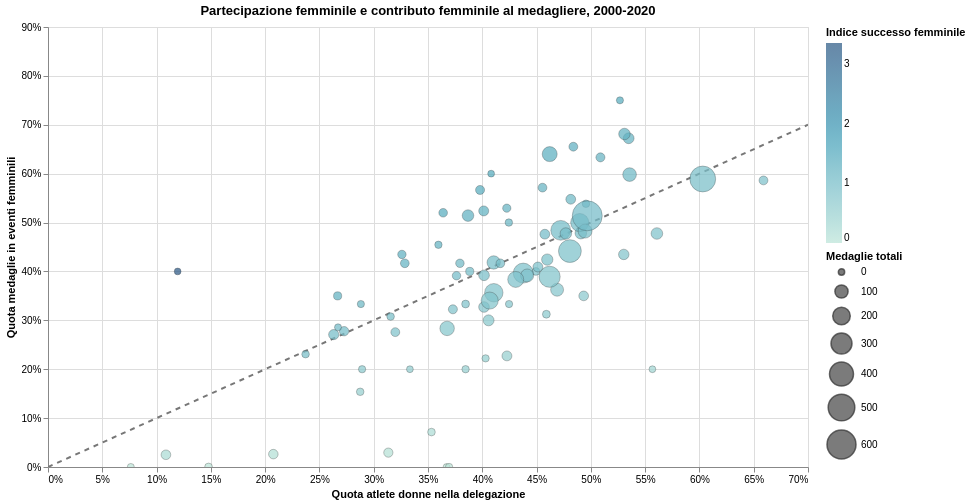

Notebook cell for this chart:
### Markdown cell above
## 6. Partecipazione femminile vs rendimento femminile

Questo scatter confronta, per ogni paese dal 2000 in poi:

- asse X: quota di atlete donne nella delegazione;
- asse Y: quota di medaglie vinte in eventi femminili;
- dimensione: totale medaglie vinte.

I paesi sopra la diagonale hanno una quota di medaglie femminili superiore alla quota di atlete donne: in termini descrittivi, il contributo femminile al medagliere e' particolarmente forte.

### Code cell
scatter_data = country_recent.loc[
    (country_recent["total_medals"] >= 5)
    & country_recent["female_athlete_share"].notna()
    & country_recent["female_medal_share"].notna()
].copy()

base = alt.Chart(scatter_data)

points = base.mark_circle(opacity=0.72, stroke="#333", strokeWidth=0.4).encode(
    x=alt.X(
        "female_athlete_share:Q",
        title="Quota atlete donne nella delegazione",
        axis=alt.Axis(format="%"),
        scale=alt.Scale(domain=[0, 0.7]),
    ),
    y=alt.Y(
        "female_medal_share:Q",
        title="Quota medaglie in eventi femminili",
        axis=alt.Axis(format="%"),
        scale=alt.Scale(domain=[0, 0.9]),
    ),
    size=alt.Size(
        "total_medals:Q",
        title="Medaglie totali",
        scale=alt.Scale(range=[40, 900]),
    ),
    color=alt.Color(
        "female_success_index:Q",
        title="Indice successo femminile",
        scale=alt.Scale(scheme="tealblues"),
    ),
    tooltip=[
        alt.Tooltip("country:N", title="Paese"),
        alt.Tooltip("female_athlete_share:Q", title="Quota atlete", format=".1%"),
        alt.Tooltip("female_medal_share:Q", title="Quota medaglie femm.", format=".1%"),
        alt.Tooltip("female_success_index:Q", title="Indice successo", format=".2f"),
        alt.Tooltip("female_medals:Q", title="Medaglie femm.", format=",.0f"),
        alt.Tooltip("total_medals:Q", title="Medaglie totali", format=",.0f"),
    ],
)

diagonal = alt.Chart(pd.DataFrame({"x": [0, 0.7], "y": [0, 0.7]})).mark_line(
    strokeDash=[5, 5], color="#777"
).encode(x="x:Q", y="y:Q")

scatter_chart = (diagonal + points).properties(
    width=760,
    height=440,
    title="Partecipazione femminile e contributo femminile al medagliere, 2000-2020",
).interactive()

scatter_chart

### Figure 1 — Vega-Lite specification as saved in the notebook (floating-point values rounded to 4 significant figures)
{"config": {"view": {"continuousWidth": 300, "continuousHeight": 300}}, "layer": [{"data": {"name": "data-e6e68d03227a63f768cee97ef9fc4a64"}, "mark": {"type": "line", "color": "#777", "strokeDash": [5, 5]}, "encoding": {"x": {"field": "x", "type": "quantitative"}, "y": {"field": "y", "type": "quantitative"}}, "name": "view_66a7db267ed521d1_0"}, {"data": {"name": "data-c4ddb73ac0660e7ca00e8efbc55a2795"}, "mark": {"type": "circle", "opacity": 0.72, "stroke": "#333", "strokeWidth": 0.4}, "encoding": {"color": {"field": "female_success_index", "scale": {"scheme": "tealblues"}, "title": "Indice successo femminile", "type": "quantitative"}, "size": {"field": "total_medals", "scale": {"range": [40, 900]}, "title": "Medaglie totali", "type": "quantitative"}, "tooltip": [{"field": "country", "title": "Paese", "type": "nominal"}, {"field": "female_athlete_share", "format": ".1%", "title": "Quota atlete", "type": "quantitative"}, {"field": "female_medal_share", "format": ".1%", "title": "Quota medaglie femm.", "type": "quantitative"}, {"field": "female_success_index", "format": ".2f", "title": "Indice successo", "type": "quantitative"}, {"field": "female_medals", "format": ",.0f", "title": "Medaglie femm.", "type": "quantitative"}, {"field": "total_medals", "format": ",.0f", "title": "Medaglie totali", "type": "quantitative"}], "x": {"axis": {"format": "%"}, "field": "female_athlete_share", "scale": {"domain": [0, 0.7]}, "title": "Quota atlete donne nella delegazione", "type": "quantitative"}, "y": {"axis": {"format": "%"}, "field": "female_medal_share", "scale": {"domain": [0, 0.9]}, "title": "Quota medaglie in eventi femminili", "type": "quantitative"}}}], "height": 440, "params": [{"name": "param_1e9efca18e7a2868", "select": {"type": "interval", "encodings": ["x", "y"]}, "bind": "scales", "views": ["view_66a7db267ed521d1_0"]}], "title": "Partecipazione femminile e contributo femminile al medagliere, 2000-2020", "width": 760, "$schema": "https://vega.github.io/schema/vega-lite/v6.4.1.json", "datasets": {"data-e6e68d03227a63f768cee97ef9fc4a64": [{"x": 0.0, "y": 0.0}, {"x": 0.7, "y": 0.7}], "data-c4ddb73ac0660e7ca00e8efbc55a2795": [{"country_noc": "ALG", "country": "Algeria", "female_medals": 2.0, "male_medals": 8.0, "mixed_other_medals": 0.0, "total_medals": 10.0, "female_athletes": 92, "male_athletes": 226, "total_athletes": 318, "female_medal_share": 0.2, "female_athlete_share": 0.2893, "female_success_index": 0.6913}, {"country_noc": "ARG", "country": "Argentina", "female_medals": 10.0, "male_medals": 14.0, "mixed_other_medals": 3.0, "total_medals": 27.0, "female_athletes": 327, "male_athletes": 668, "total_athletes": 995, "female_medal_share": 0.4167, "female_athlete_share": 0.3286, "female_success_index": 1.268}, {"country_noc": "ARM", "country": "Armenia", "female_medals": 0.0, "male_medals": 16.0, "mixed_other_medals": 0.0, "total_medals": 16.0, "female_athletes": 21, "male_athletes": 121, "total_athletes": 142, "female_medal_share": 0.0, "female_athlete_share": 0.1479, "female_success_index": 0.0}, {"country_noc": "AUS", "country": "Australia", "female_medals": 122.0, "male_medals": 130.0, "mixed_other_medals": 12.0, "total_medals": 264.0, "female_athletes": 1362, "male_athletes": 1522, "total_athletes": 2884, "female_medal_share": 0.4841, "female_athlete_share": 0.4723, "female_success_index": 1.025}, {"country_noc": "AUT", "country": "Austria", "female_medals": 9.0, "male_medals": 8.0, "mixed_other_medals": 4.0, "total_medals": 21.0, "female_athletes": 191, "male_athletes": 261, "total_athletes": 452, "female_medal_share": 0.5294, "female_athlete_share": 0.4226, "female_success_index": 1.253}, {"country_noc": "AZE", "country": "Azerbaijan", "female_medals": 13.0, "male_medals": 35.0, "mixed_other_medals": 0.0, "total_medals": 48.0, "female_athletes": 70, "male_athletes": 196, "total_athletes": 266, "female_medal_share": 0.2708, "female_athlete_share": 0.2632, "female_success_index": 1.029}, {"country_noc": "BAH", "country": "The Bahamas", "female_medals": 6.0, "male_medals": 6.0, "mixed_other_medals": 0.0, "total_medals": 12.0, "female_athletes": 59, "male_athletes": 80, "total_athletes": 139, "female_medal_share": 0.5, "female_athlete_share": 0.4245, "female_success_index": 1.178}, {"country_noc": "BEL", "country": "Belgium", "female_medals": 13.0, "male_medals": 12.0, "mixed_other_medals": 1.0, "total_medals": 26.0, "female_athletes": 206, "male_athletes": 360, "total_athletes": 566, "female_medal_share": 0.52, "female_athlete_share": 0.364, "female_success_index": 1.429}, {"country_noc": "BLR", "country": "Belarus", "female_medals": 33.0, "male_medals": 36.0, "mixed_other_medals": 1.0, "total_medals": 70.0, "female_athletes": 425, "male_athletes": 441, "total_athletes": 866, "female_medal_share": 0.4783, "female_athlete_share": 0.4908, "female_success_index": 0.9745}, {"country_noc": "BRA", "country": "Brazil", "female_medals": 33.0, "male_medals": 58.0, "mixed_other_medals": 5.0, "total_medals": 96.0, "female_athletes": 837, "male_athletes": 948, "total_athletes": 1785, "female_medal_share": 0.3626, "female_athlete_share": 0.4689, "female_success_index": 0.7734}, {"country_noc": "BUL", "country": "Bulgaria", "female_medals": 20.0, "male_medals": 22.0, "mixed_other_medals": 0.0, "total_medals": 42.0, "female_athletes": 189, "male_athletes": 224, "total_athletes": 413, "female_medal_share": 0.4762, "female_athlete_share": 0.4576, "female_success_index": 1.041}, {"country_noc": "CAN", "country": "Canada", "female_medals": 64.0, "male_medals": 43.0, "mixed_other_medals": 3.0, "total_medals": 110.0, "female_athletes": 1006, "male_athletes": 872, "total_athletes": 1878, "female_medal_share": 0.5981, "female_athlete_share": 0.5357, "female_success_index": 1.117}, {"country_noc": "CHI", "country": "Chile", "female_medals": 0.0, "male_medals": 5.0, "mixed_other_medals": 0.0, "total_medals": 5.0, "female_athletes": 87, "male_athletes": 150, "total_athletes": 237, "female_medal_share": 0.0, "female_athlete_share": 0.3671, "female_success_index": 0.0}, {"country_noc": "CHN", "country": "People's Republic of China", "female_medals": 271.0, "male_medals": 189.0, "mixed_other_medals": 12.0, "total_medals": 472.0, "female_athletes": 1498, "male_athletes": 986, "total_athletes": 2484, "female_medal_share": 0.5891, "female_athlete_share": 0.6031, "female_success_index": 0.9769}, {"country_noc": "COL", "country": "Colombia", "female_medals": 16.0, "male_medals": 12.0, "mixed_other_medals": 0.0, "total_medals": 28.0, "female_athletes": 225, "male_athletes": 269, "total_athletes": 494, "female_medal_share": 0.5714, "female_athlete_share": 0.4555, "female_success_index": 1.255}, {"country_noc": "CRO", "country": "Croatia", "female_medals": 10.0, "male_medals": 26.0, "mixed_other_medals": 0.0, "total_medals": 36.0, "female_athletes": 144, "male_athletes": 384, "total_athletes": 528, "female_medal_share": 0.2778, "female_athlete_share": 0.2727, "female_success_index": 1.019}, {"country_noc": "CUB", "country": "Cuba", "female_medals": 36.0, "male_medals": 91.0, "mixed_other_medals": 0.0, "total_medals": 127.0, "female_athletes": 311, "male_athletes": 535, "total_athletes": 846, "female_medal_share": 0.2835, "female_athlete_share": 0.3676, "female_success_index": 0.7711}, {"country_noc": "CZE", "country": "Czechia", "female_medals": 18.0, "male_medals": 37.0, "mixed_other_medals": 1.0, "total_medals": 56.0, "female_athletes": 302, "male_athletes": 450, "total_athletes": 752, "female_medal_share": 0.3273, "female_athlete_share": 0.4016, "female_success_index": 0.8149}, {"country_noc": "DEN", "country": "Denmark", "female_medals": 20.0, "male_medals": 31.0, "mixed_other_medals": 5.0, "total_medals": 56.0, "female_athletes": 249, "male_athletes": 371, "total_athletes": 620, "female_medal_share": 0.3922, "female_athlete_share": 0.4016, "female_success_index": 0.9765}, {"country_noc": "DOM", "country": "Dominican Republic", "female_medals": 2.0, "male_medals": 8.0, "mixed_other_medals": 1.0, "total_medals": 11.0, "female_athletes": 75, "male_athletes": 120, "total_athletes": 195, "female_medal_share": 0.2, "female_athlete_share": 0.3846, "female_success_index": 0.52}, {"country_noc": "EGY", "country": "Egypt", "female_medals": 7.0, "male_medals": 13.0, "mixed_other_medals": 0.0, "total_medals": 20.0, "female_athletes": 179, "male_athletes": 492, "total_athletes": 671, "female_medal_share": 0.35, "female_athlete_share": 0.2668, "female_success_index": 1.312}, {"country_noc": "ESP", "country": "Spain", "female_medals": 41.0, "male_medals": 57.0, "mixed_other_medals": 6.0, "total_medals": 104.0, "female_athletes": 766, "male_athletes": 1100, "total_athletes": 1866, "female_medal_share": 0.4184, "female_athlete_share": 0.4105, "female_success_index": 1.019}, {"country_noc": "EST", "country": "Estonia", "female_medals": 2.0, "male_medals": 11.0, "mixed_other_medals": 0.0, "total_medals": 13.0, "female_athletes": 67, "male_athletes": 166, "total_athletes": 233, "female_medal_share": 0.1538, "female_athlete_share": 0.2876, "female_success_index": 0.535}, {"country_noc": "ETH", "country": "Ethiopia", "female_medals": 23.0, "male_medals": 19.0, "mixed_other_medals": 0.0, "total_medals": 42.0, "female_athletes": 91, "male_athletes": 98, "total_athletes": 189, "female_medal_share": 0.5476, "female_athlete_share": 0.4815, "female_success_index": 1.137}, {"country_noc": "FIN", "country": "Finland", "female_medals": 6.0, "male_medals": 9.0, "mixed_other_medals": 1.0, "total_medals": 16.0, "female_athletes": 151, "male_athletes": 185, "total_athletes": 336, "female_medal_share": 0.4, "female_athlete_share": 0.4494, "female_success_index": 0.8901}, {"country_noc": "FRA", "country": "France", "female_medals": 77.0, "male_medals": 139.0, "mixed_other_medals": 8.0, "total_medals": 224.0, "female_athletes": 859, "male_athletes": 1233, "total_athletes": 2092, "female_medal_share": 0.3565, "female_athlete_share": 0.4106, "female_success_index": 0.8682}, {"country_noc": "GBR", "country": "Great Britain", "female_medals": 107.0, "male_medals": 168.0, "mixed_other_medals": 30.0, "total_medals": 305.0, "female_athletes": 1016, "male_athletes": 1183, "total_athletes": 2199, "female_medal_share": 0.3891, "female_athlete_share": 0.462, "female_success_index": 0.8421}, {"country_noc": "GEO", "country": "Georgia", "female_medals": 1.0, "male_medals": 37.0, "mixed_other_medals": 0.0, "total_medals": 38.0, "female_athletes": 44, "male_athletes": 168, "total_athletes": 212, "female_medal_share": 0.02632, "female_athlete_share": 0.2075, "female_success_index": 0.1268}, {"country_noc": "GER", "country": "Germany", "female_medals": 94.0, "male_medals": 143.0, "mixed_other_medals": 32.0, "total_medals": 269.0, "female_athletes": 1114, "male_athletes": 1431, "total_athletes": 2545, "female_medal_share": 0.3966, "female_athlete_share": 0.4377, "female_success_index": 0.9061}, {"country_noc": "GRE", "country": "Greece", "female_medals": 18.0, "male_medals": 26.0, "mixed_other_medals": 0.0, "total_medals": 44.0, "female_athletes": 458, "male_athletes": 557, "total_athletes": 1015, "female_medal_share": 0.4091, "female_athlete_share": 0.4512, "female_success_index": 0.9066}, {"country_noc": "HKG", "country": "Hong Kong, China", "female_medals": 6.0, "male_medals": 2.0, "mixed_other_medals": 0.0, "total_medals": 8.0, "female_athletes": 118, "male_athletes": 106, "total_athletes": 224, "female_medal_share": 0.75, "female_athlete_share": 0.5268, "female_success_index": 1.424}, {"country_noc": "HUN", "country": "Hungary", "female_medals": 38.0, "male_medals": 59.0, "mixed_other_medals": 0.0, "total_medals": 97.0, "female_athletes": 459, "male_athletes": 581, "total_athletes": 1040, "female_medal_share": 0.3918, "female_athlete_share": 0.4413, "female_success_index": 0.8876}, {"country_noc": "INA", "country": "Indonesia", "female_medals": 10.0, "male_medals": 14.0, "mixed_other_medals": 3.0, "total_medals": 27.0, "female_athletes": 80, "male_athletes": 112, "total_athletes": 192, "female_medal_share": 0.4167, "female_athlete_share": 0.4167, "female_success_index": 1.0}, {"country_noc": "IND", "country": "India", "female_medals": 8.0, "male_medals": 12.0, "mixed_other_medals": 0.0, "total_medals": 20.0, "female_athletes": 202, "male_athletes": 318, "total_athletes": 520, "female_medal_share": 0.4, "female_athlete_share": 0.3885, "female_success_index": 1.03}, {"country_noc": "IRI", "country": "Islamic Republic of Iran", "female_medals": 1.0, "male_medals": 39.0, "mixed_other_medals": 0.0, "total_medals": 40.0, "female_athletes": 34, "male_athletes": 279, "total_athletes": 313, "female_medal_share": 0.025, "female_athlete_share": 0.1086, "female_success_index": 0.2301}, {"country_noc": "IRL", "country": "Ireland", "female_medals": 5.0, "male_medals": 10.0, "mixed_other_medals": 1.0, "total_medals": 16.0, "female_athletes": 165, "male_athletes": 264, "total_athletes": 429, "female_medal_share": 0.3333, "female_athlete_share": 0.3846, "female_success_index": 0.8667}, {"country_noc": "ISR", "country": "Israel", "female_medals": 3.0, "male_medals": 6.0, "mixed_other_medals": 1.0, "total_medals": 10.0, "female_athletes": 124, "male_athletes": 168, "total_athletes": 292, "female_medal_share": 0.3333, "female_athlete_share": 0.4247, "female_success_index": 0.7849}, {"country_noc": "ITA", "country": "Italy", "female_medals": 64.0, "male_medals": 124.0, "mixed_other_medals": 1.0, "total_medals": 189.0, "female_athletes": 834, "male_athletes": 1216, "total_athletes": 2050, "female_medal_share": 0.3404, "female_athlete_share": 0.4068, "female_success_index": 0.8368}, {"country_noc": "JAM", "country": "Jamaica", "female_medals": 39.0, "male_medals": 19.0, "mixed_other_medals": 0.0, "total_medals": 58.0, "female_athletes": 169, "male_athletes": 147, "total_athletes": 316, "female_medal_share": 0.6724, "female_athlete_share": 0.5348, "female_success_index": 1.257}, {"country_noc": "JPN", "country": "Japan", "female_medals": 107.0, "male_medals": 107.0, "mixed_other_medals": 3.0, "total_medals": 217.0, "female_athletes": 1076, "male_athletes": 1121, "total_athletes": 2197, "female_medal_share": 0.5, "female_athlete_share": 0.4898, "female_success_index": 1.021}, {"country_noc": "KAZ", "country": "Kazakhstan", "female_medals": 18.0, "male_medals": 42.0, "mixed_other_medals": 0.0, "total_medals": 60.0, "female_athletes": 280, "male_athletes": 410, "total_athletes": 690, "female_medal_share": 0.3, "female_athlete_share": 0.4058, "female_success_index": 0.7393}, {"country_noc": "KEN", "country": "Kenya", "female_medals": 28.0, "male_medals": 38.0, "mixed_other_medals": 0.0, "total_medals": 66.0, "female_athletes": 166, "male_athletes": 195, "total_athletes": 361, "female_medal_share": 0.4242, "female_athlete_share": 0.4598, "female_success_index": 0.9226}, {"country_noc": "KGZ", "country": "Kyrgyzstan", "female_medals": 2.0, "male_medals": 5.0, "mixed_other_medals": 0.0, "total_medals": 7.0, "female_athletes": 39, "male_athletes": 107, "total_athletes": 146, "female_medal_share": 0.2857, "female_athlete_share": 0.2671, "female_success_index": 1.07}, {"country_noc": "KOR", "country": "Republic of Korea", "female_medals": 61.0, "male_medals": 98.0, "mixed_other_medals": 2.0, "total_medals": 161.0, "female_athletes": 666, "male_athletes": 880, "total_athletes": 1546, "female_medal_share": 0.3836, "female_athlete_share": 0.4308, "female_success_index": 0.8906}, {"country_noc": "LAT", "country": "Latvia", "female_medals": 1.0, "male_medals": 13.0, "mixed_other_medals": 0.0, "total_medals": 14.0, "female_athletes": 83, "male_athletes": 152, "total_athletes": 235, "female_medal_share": 0.07143, "female_athlete_share": 0.3532, "female_success_index": 0.2022}, {"country_noc": "LTU", "country": "Lithuania", "female_medals": 10.0, "male_medals": 13.0, "mixed_other_medals": 0.0, "total_medals": 23.0, "female_athletes": 118, "male_athletes": 244, "total_athletes": 362, "female_medal_share": 0.4348, "female_athlete_share": 0.326, "female_success_index": 1.334}, {"country_noc": "MAR", "country": "Morocco", "female_medals": 3.0, "male_medals": 10.0, "mixed_other_medals": 0.0, "total_medals": 13.0, "female_athletes": 79, "male_athletes": 254, "total_athletes": 333, "female_medal_share": 0.2308, "female_athlete_share": 0.2372, "female_success_index": 0.9727}, {"country_noc": "MAS", "country": "Malaysia", "female_medals": 2.0, "male_medals": 7.0, "mixed_other_medals": 1.0, "total_medals": 10.0, "female_athletes": 79, "male_athletes": 117, "total_athletes": 196, "female_medal_share": 0.2222, "female_athlete_share": 0.4031, "female_success_index": 0.5513}, {"country_noc": "MEX", "country": "Mexico", "female_medals": 17.0, "male_medals": 13.0, "mixed_other_medals": 1.0, "total_medals": 31.0, "female_athletes": 271, "male_athletes": 410, "total_athletes": 681, "female_medal_share": 0.5667, "female_athlete_share": 0.3979, "female_success_index": 1.424}, {"country_noc": "MGL", "country": "Mongolia", "female_medals": 5.0, "male_medals": 11.0, "mixed_other_medals": 0.0, "total_medals": 16.0, "female_athletes": 84, "male_athletes": 99, "total_athletes": 183, "female_medal_share": 0.3125, "female_athlete_share": 0.459, "female_success_index": 0.6808}, {"country_noc": "NED", "country": "Netherlands", "female_medals": 80.0, "male_medals": 45.0, "mixed_other_medals": 13.0, "total_medals": 138.0, "female_athletes": 646, "male_athletes": 752, "total_athletes": 1398, "female_medal_share": 0.64, "female_athlete_share": 0.4621, "female_success_index": 1.385}, {"country_noc": "NGR", "country": "Nigeria", "female_medals": 7.0, "male_medals": 6.0, "mixed_other_medals": 0.0, "total_medals": 13.0, "female_athletes": 220, "male_athletes": 224, "total_athletes": 444, "female_medal_share": 0.5385, "female_athlete_share": 0.4955, "female_success_index": 1.087}, {"country_noc": "NOR", "country": "Norway", "female_medals": 14.0, "male_medals": 26.0, "mixed_other_medals": 1.0, "total_medals": 41.0, "female_athletes": 224, "male_athletes": 230, "total_athletes": 454, "female_medal_share": 0.35, "female_athlete_share": 0.4934, "female_success_index": 0.7094}, {"country_noc": "NZL", "country": "New Zealand", "female_medals": 32.0, "male_medals": 35.0, "mixed_other_medals": 2.0, "total_medals": 69.0, "female_athletes": 528, "male_athletes": 579, "total_athletes": 1107, "female_medal_share": 0.4776, "female_athlete_share": 0.477, "female_success_index": 1.001}, {"country_noc": "PHI", "country": "Philippines", "female_medals": 3.0, "male_medals": 2.0, "mixed_other_medals": 0.0, "total_medals": 5.0, "female_athletes": 40, "male_athletes": 58, "total_athletes": 98, "female_medal_share": 0.6, "female_athlete_share": 0.4082, "female_success_index": 1.47}, {"country_noc": "POL", "country": "Poland", "female_medals": 36.0, "male_medals": 34.0, "mixed_other_medals": 1.0, "total_medals": 71.0, "female_athletes": 506, "male_athletes": 802, "total_athletes": 1308, "female_medal_share": 0.5143, "female_athlete_share": 0.3869, "female_success_index": 1.329}, {"country_noc": "POR", "country": "Portugal", "female_medals": 4.0, "male_medals": 9.0, "mixed_other_medals": 0.0, "total_medals": 13.0, "female_athletes": 154, "male_athletes": 334, "total_athletes": 488, "female_medal_share": 0.3077, "female_athlete_share": 0.3156, "female_success_index": 0.975}, {"country_noc": "PRK", "country": "Democratic People's Republic of Korea", "female_medals": 17.0, "male_medals": 12.0, "mixed_other_medals": 0.0, "total_medals": 29.0, "female_athletes": 143, "male_athletes": 74, "total_athletes": 217, "female_medal_share": 0.5862, "female_athlete_share": 0.659, "female_success_index": 0.8896}, {"country_noc": "QAT", "country": "Qatar", "female_medals": 0.0, "male_medals": 7.0, "mixed_other_medals": 0.0, "total_medals": 7.0, "female_athletes": 9, "male_athletes": 109, "total_athletes": 118, "female_medal_share": 0.0, "female_athlete_share": 0.07627, "female_success_index": 0.0}, {"country_noc": "ROC", "country": "ROC", "female_medals": 32.0, "male_medals": 35.0, "mixed_other_medals": 4.0, "total_medals": 71.0, "female_athletes": 189, "male_athletes": 148, "total_athletes": 337, "female_medal_share": 0.4776, "female_athlete_share": 0.5608, "female_success_index": 0.8516}, {"country_noc": "ROU", "country": "Romania", "female_medals": 47.0, "male_medals": 22.0, "mixed_other_medals": 0.0, "total_medals": 69.0, "female_athletes": 352, "male_athletes": 311, "total_athletes": 663, "female_medal_share": 0.6812, "female_athlete_share": 0.5309, "female_success_index": 1.283}, {"country_noc": "RSA", "country": "South Africa", "female_medals": 10.0, "male_medals": 21.0, "mixed_other_medals": 0.0, "total_medals": 31.0, "female_athletes": 314, "male_athletes": 528, "total_athletes": 842, "female_medal_share": 0.3226, "female_athlete_share": 0.3729, "female_success_index": 0.865}, {"country_noc": "RUS", "country": "Russian Federation", "female_medals": 159.0, "male_medals": 201.0, "mixed_other_medals": 0.0, "total_medals": 360.0, "female_athletes": 996, "male_athletes": 1076, "total_athletes": 2072, "female_medal_share": 0.4417, "female_athlete_share": 0.4807, "female_success_index": 0.9188}, {"country_noc": "SCG", "country": "Serbia and Montenegro", "female_medals": 2.0, "male_medals": 3.0, "mixed_other_medals": 0.0, "total_medals": 5.0, "female_athletes": 24, "male_athletes": 177, "total_athletes": 201, "female_medal_share": 0.4, "female_athlete_share": 0.1194, "female_success_index": 3.35}, {"country_noc": "SLO", "country": "Slovenia", "female_medals": 9.0, "male_medals": 14.0, "mixed_other_medals": 1.0, "total_medals": 24.0, "female_athletes": 149, "male_athletes": 247, "total_athletes": 396, "female_medal_share": 0.3913, "female_athlete_share": 0.3763, "female_success_index": 1.04}, {"country_noc": "SRB", "country": "Serbia", "female_medals": 10.0, "male_medals": 14.0, "mixed_other_medals": 0.0, "total_medals": 24.0, "female_athletes": 151, "male_athletes": 247, "total_athletes": 398, "female_medal_share": 0.4167, "female_athlete_share": 0.3794, "female_success_index": 1.098}, {"country_noc": "SUI", "country": "Switzerland", "female_medals": 22.0, "male_medals": 20.0, "mixed_other_medals": 3.0, "total_medals": 45.0, "female_athletes": 244, "male_athletes": 364, "total_athletes": 608, "female_medal_share": 0.5238, "female_athlete_share": 0.4013, "female_success_index": 1.305}, {"country_noc": "SVK", "country": "Slovakia", "female_medals": 8.0, "male_medals": 21.0, "mixed_other_medals": 0.0, "total_medals": 29.0, "female_athletes": 119, "male_athletes": 253, "total_athletes": 372, "female_medal_share": 0.2759, "female_athlete_share": 0.3199, "female_success_index": 0.8624}, {"country_noc": "SWE", "country": "Sweden", "female_medals": 20.0, "male_medals": 26.0, "mixed_other_medals": 6.0, "total_medals": 52.0, "female_athletes": 446, "male_athletes": 395, "total_athletes": 841, "female_medal_share": 0.4348, "female_athlete_share": 0.5303, "female_success_index": 0.8198}, {"country_noc": "THA", "country": "Thailand", "female_medals": 19.0, "male_medals": 10.0, "mixed_other_medals": 0.0, "total_medals": 29.0, "female_athletes": 135, "male_athletes": 144, "total_athletes": 279, "female_medal_share": 0.6552, "female_athlete_share": 0.4839, "female_success_index": 1.354}, {"country_noc": "TPE", "country": "Chinese Taipei", "female_medals": 19.0, "male_medals": 11.0, "mixed_other_medals": 1.0, "total_medals": 31.0, "female_athletes": 202, "male_athletes": 195, "total_athletes": 397, "female_medal_share": 0.6333, "female_athlete_share": 0.5088, "female_success_index": 1.245}, {"country_noc": "TTO", "country": "Trinidad and Tobago", "female_medals": 0.0, "male_medals": 10.0, "mixed_other_medals": 0.0, "total_medals": 10.0, "female_athletes": 58, "male_athletes": 99, "total_athletes": 157, "female_medal_share": 0.0, "female_athlete_share": 0.3694, "female_success_index": 0.0}, {"country_noc": "TUN", "country": "Tunisia", "female_medals": 3.0, "male_medals": 6.0, "mixed_other_medals": 0.0, "total_medals": 9.0, "female_athletes": 100, "male_athletes": 247, "total_athletes": 347, "female_medal_share": 0.3333, "female_athlete_share": 0.2882, "female_success_index": 1.157}, {"country_noc": "TUR", "country": "Türkiye", "female_medals": 10.0, "male_medals": 34.0, "mixed_other_medals": 0.0, "total_medals": 44.0, "female_athletes": 216, "male_athletes": 295, "total_athletes": 511, "female_medal_share": 0.2273, "female_athlete_share": 0.4227, "female_success_index": 0.5377}, {"country_noc": "UGA", "country": "Uganda", "female_medals": 1.0, "male_medals": 4.0, "mixed_other_medals": 0.0, "total_medals": 5.0, "female_athletes": 32, "male_athletes": 64, "total_athletes": 96, "female_medal_share": 0.2, "female_athlete_share": 0.3333, "female_success_index": 0.6}, {"country_noc": "UKR", "country": "Ukraine", "female_medals": 55.0, "male_medals": 59.0, "mixed_other_medals": 2.0, "total_medals": 116.0, "female_athletes": 649, "male_athletes": 663, "total_athletes": 1312, "female_medal_share": 0.4825, "female_athlete_share": 0.4947, "female_success_index": 0.9753}, {"country_noc": "USA", "country": "United States", "female_medals": 317.0, "male_medals": 300.0, "mixed_other_medals": 27.0, "total_medals": 644.0, "female_athletes": 1727, "male_athletes": 1750, "total_athletes": 3477, "female_medal_share": 0.5138, "female_athlete_share": 0.4967, "female_success_index": 1.034}, {"country_noc": "UZB", "country": "Uzbekistan", "female_medals": 1.0, "male_medals": 33.0, "mixed_other_medals": 0.0, "total_medals": 34.0, "female_athletes": 121, "male_athletes": 265, "total_athletes": 386, "female_medal_share": 0.02941, "female_athlete_share": 0.3135, "female_success_index": 0.09383}, {"country_noc": "VEN", "country": "Venezuela", "female_medals": 5.0, "male_medals": 6.0, "mixed_other_medals": 0.0, "total_medals": 11.0, "female_athletes": 146, "male_athletes": 260, "total_athletes": 406, "female_medal_share": 0.4545, "female_athlete_share": 0.3596, "female_success_index": 1.264}, {"country_noc": "VIE", "country": "Vietnam", "female_medals": 1.0, "male_medals": 4.0, "mixed_other_medals": 0.0, "total_medals": 5.0, "female_athletes": 54, "male_athletes": 43, "total_athletes": 97, "female_medal_share": 0.2, "female_athlete_share": 0.5567, "female_success_index": 0.3593}, {"country_noc": "ZIM", "country": "Zimbabwe", "female_medals": 7.0, "male_medals": 0.0, "mixed_other_medals": 0.0, "total_medals": 7.0, "female_athletes": 43, "male_athletes": 45, "total_athletes": 88, "female_medal_share": 1.0, "female_athlete_share": 0.4886, "female_success_index": 2.047}]}}
